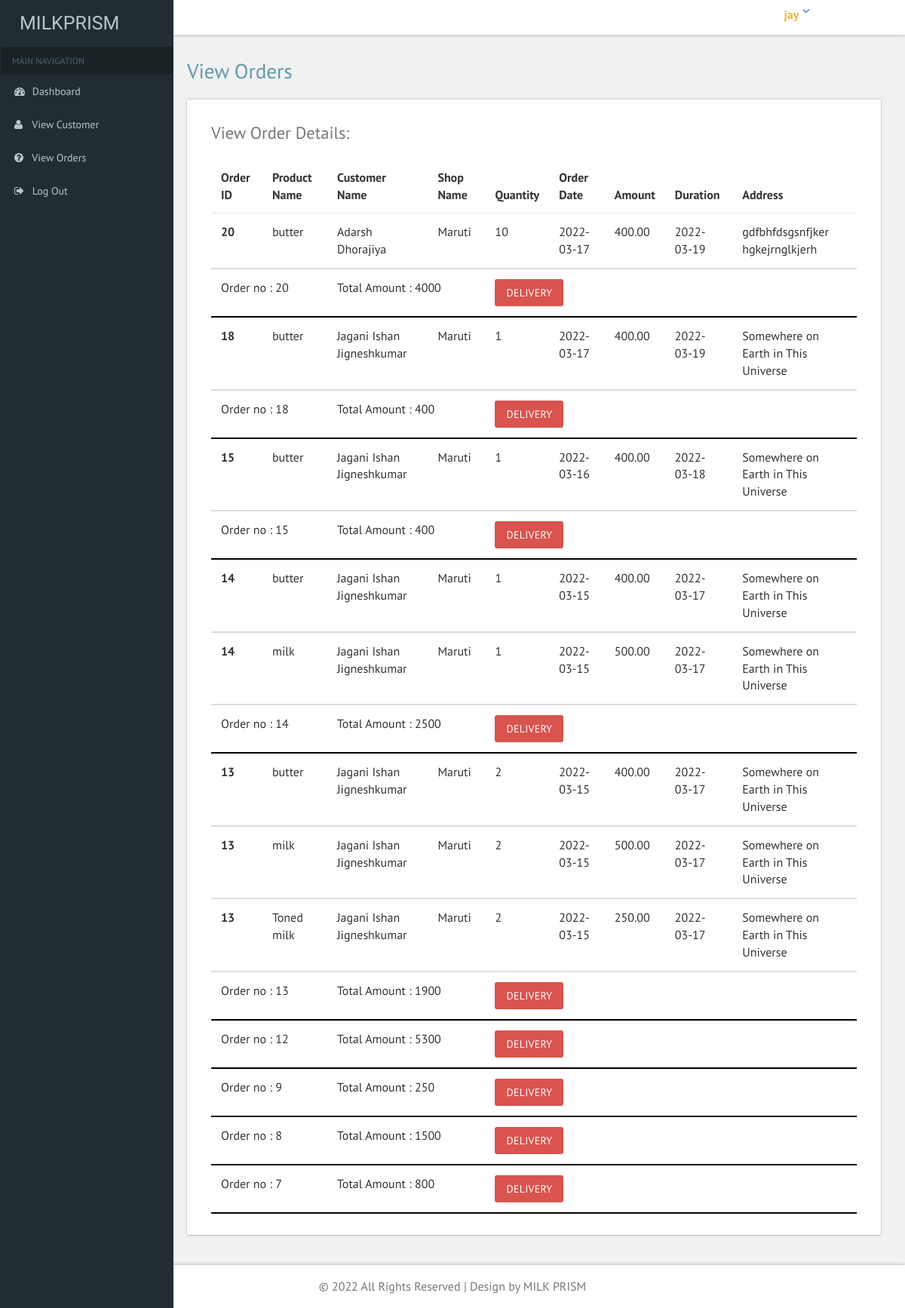
Screenshot of /deliveryman/view_order.php (signed in) with the database file from the repository.
### tables this page shows
CREATE TABLE `deliveryman` (
  `deliveryman_id` int(11) NOT NULL,
  `fname` varchar(30) NOT NULL,
  `lname` varchar(30) NOT NULL,
  `email` varchar(50) NOT NULL,
  `contact` bigint(10) NOT NULL,
  `address` text NOT NULL,
  `pincode` int(11) NOT NULL,
  `password` varchar(50) NOT NULL,
  `reg_date` date NOT NULL,
  `shop_id` int(11) NOT NULL
);

CREATE TABLE `order_items` (
  `product_id` int(11) NOT NULL,
  `order_id` int(11) NOT NULL,
  `price` decimal(10,2) NOT NULL,
  `quantity` int(11) NOT NULL
);

CREATE TABLE `orders` (
  `order_id` int(11) NOT NULL,
  `product_id` int(11) NOT NULL,
  `customer_id` int(11) NOT NULL,
  `shop_id` int(11) NOT NULL,
  `quantity` int(11) NOT NULL,
  `order_date` date NOT NULL,
  `amount` int(11) NOT NULL,
  `duration` date NOT NULL,
  `isDelivered` tinyint(4) NOT NULL
);

CREATE TABLE `product` (
  `product_id` int(11) NOT NULL,
  `product_name` varchar(50) NOT NULL,
  `description` text NOT NULL,
  `price` decimal(10,2) NOT NULL,
  `image` varchar(50) NOT NULL,
  `shop_id` int(11) NOT NULL
);

CREATE TABLE `customer` (
  `customer_id` int(11) NOT NULL,
  `name` varchar(100) NOT NULL,
  `email` varchar(50) NOT NULL,
  `contact` bigint(10) NOT NULL,
  `address` varchar(200) NOT NULL,
  `pincode` int(11) NOT NULL,
  `city_id` int(11) NOT NULL,
  `area_id` int(11) NOT NULL,
  `password` varchar(20) NOT NULL
);

CREATE TABLE `shop` (
  `shop_id` int(11) NOT NULL,
  `shop_name` varchar(50) NOT NULL,
  `shop_email` varchar(50) NOT NULL,
  `shop_contact` bigint(10) NOT NULL,
  `shop_address` text NOT NULL,
  `city_id` int(11) NOT NULL,
  `area_id` int(11) NOT NULL,
  `pincode` int(11) NOT NULL,
  `shopkeeper_name` varchar(100) NOT NULL,
  `shopkeeper_contact` bigint(10) NOT NULL,
  `shop_image` varchar(50) NOT NULL,
  `status` int(11) NOT NULL,
  `registration_date` date NOT NULL,
  `password` varchar(50) NOT NULL
);

### deliveryman/view_order.php (the view, shortened to what this page needs)
<?php
include "common/connection.php";
$id = $_SESSION["deliveryman_id"];
$deliveryman = $con->query("select * from deliveryman where deliveryman_id='$id'");
$shop = $deliveryman->fetch_object();
$shop_id = $shop->shop_id;
$category = $con->query("select * from orders where shop_id='$shop_id' and isDelivered='0' order by order_id desc ");
?>
<!DOCTYPE HTML>
<html>
<head>
	<link href="css/bootstrap.css" rel='stylesheet' type='text/css' />
	<link href="css/style.css" rel='stylesheet' type='text/css' />
	<link href="css/font-awesome.css" rel="stylesheet">
	<link href='css/SidebarNav.min.css' media='all' rel='stylesheet' type='text/css' />
	<link href="css/custom.css" rel="stylesheet">
</head>
<body class="cbp-spmenu-push">
	<div class="main-content">
		<div class="cbp-spmenu cbp-spmenu-vertical cbp-spmenu-left" id="cbp-spmenu-s1">
			<aside class="sidebar-left">
				<?php include "common/sidebar.php"; ?>
			</aside>
		</div>
		<?php include "common/header.php"; ?>
		<div id="page-wrapper">
			<div class="main-page">
				<div class="tables">
					<h2 class="title1">View Orders</h2>
					<div class="panel-body widget-shadow">
						<h4>View Order Details:</h4>
						<table class="table">
							<thead>
								<tr>
									<th>Order ID</th>
									<th>Product Name</th>
									<th>Customer Name</th>
									<th>Shop Name</th>
									<th>Quantity</th>
									<th>Order Date</th>
									<th>Amount</th>
									<th>Duration</th>
									<th>Address</th>
								</tr>
							</thead>
							<?php
							while ($row = $category->fetch_object()) {
								$o_id = $row->order_id;
								$info = $con->query("select * from order_items where order_id='$o_id'");
								while ($odr = $info->fetch_object()) {
									$sh = $con->query("select * from shop where shop_id='$row->shop_id'");
									$shop = $sh->fetch_object();
									$pd = $con->query("select * from product where product_id='$odr->product_id'");
									$product = $pd->fetch_object();
									$cust = $con->query("select * from customer where customer_id='$row->customer_id'");
									$customer = $cust->fetch_object();
							?>
									<tbody>
										<tr>
											<th scope="row"><?php echo "$row->order_id"; ?></th>
											<td><?php echo "$product->product_name"; ?></td>
											<td><?php echo "$customer->name"; ?></td>
											<td><?php echo "$shop->shop_name"; ?></td>
											<td><?php echo "$row->quantity"; ?></td>
											<td><?php echo "$row->order_date"; ?></td>
											<td><?php echo "$odr->price"; ?></td>
											<td><?php echo "$row->duration"; ?></td>
											<td><?php echo "$customer->address"; ?></td>
										</tr>
									</tbody>
								<?php
								} ?>
									<tr style="border-bottom: 2px solid black;">
									<td colspan="2">Order no : <?php echo $row->order_id ?> </td>
									<td colspan="2">Total Amount : <?php echo $row->amount ?></td>
									<?php if (!$row->isDelivered) { ?>
												<td colspan="5"><a class="btn btn-danger" href="order_detail.php?o_id=<?php echo $row->order_id ?>">Delivery</a></td>
											<?php } else { ?>
												<td style="color:#3c7651;">Delivered</td>
											<?php } ?>
									</tr>
							<?php
							}
							?>
						</table>
					</div>
				</div>
			</div>
		</div>
		<?php include "common/footer.php"; ?>
	</div>
</body>
</html>

### deliveryman/common/header.php (shortened to what this page needs)
<?php
include "connection.php";
$id = $_SESSION["deliveryman_id"];
$admin = $con->query("select * from deliveryman where deliveryman_id='$id'");
$row = $admin->fetch_object();
?>
<div class="sticky-header header-section ">
			<div class="header-right">
				<div class="profile_details">
					<ul>
						<li class="dropdown profile_details_drop">
							<a href="#" class="dropdown-toggle" data-toggle="dropdown" aria-expanded="false">
								<div class="profile_img">
									<div class="user-name">
										<p><?php echo "$row->fname";?></p>
									</div>
									<i class="fa fa-angle-down"></i>
								</div>
							</a>
						</li>
					</ul>
				</div>
				<div class="clearfix"> </div>
			</div>
			<div class="clearfix"> </div>
		</div>

### deliveryman/css/custom.css (style rules this page uses)
#page-wrapper { padding:5em 2em 2.5em; background-color: #F1F1F1; }

### rows the page displays
deliveryman: fname "jay"
orders: order_id "20", amount "4000"
order_items: order.order_id "20", product.product_name "butter", customer.name "Adarsh Dhorajiya", shop.shop_name "Maruti", order.quantity "10", order.order_date "2022-03-17", price "400.00", order.duration "2022-03-19", customer.address "gdfbhfdsgsnfjker hgkejrnglkjerh"
orders: order_id "18", amount "400"
order_items: order.order_id "18", product.product_name "butter", customer.name "Jagani Ishan Jigneshkumar", shop.shop_name "Maruti", order.quantity "1", order.order_date "2022-03-17", price "400.00", order.duration "2022-03-19", customer.address "Somewhere on Earth in This Universe"
orders: order_id "15", amount "400"
order_items: order.order_id "15", product.product_name "butter", customer.name "Jagani Ishan Jigneshkumar", shop.shop_name "Maruti", order.quantity "1", order.order_date "2022-03-16", price "400.00", order.duration "2022-03-18", customer.address "Somewhere on Earth in This Universe"
orders: order_id "14", amount "2500"
order_items: order.order_id "14", product.product_name "butter", customer.name "Jagani Ishan Jigneshkumar", shop.shop_name "Maruti", order.quantity "1", order.order_date "2022-03-15", price "400.00", order.duration "2022-03-17", customer.address "Somewhere on Earth in This Universe"
order_items: order.order_id "14", product.product_name "milk", customer.name "Jagani Ishan Jigneshkumar", shop.shop_name "Maruti", order.quantity "1", order.order_date "2022-03-15", price "500.00", order.duration "2022-03-17", customer.address "Somewhere on Earth in This Universe"
orders: order_id "13", amount "1900"
order_items: order.order_id "13", product.product_name "butter", customer.name "Jagani Ishan Jigneshkumar", shop.shop_name "Maruti", order.quantity "2", order.order_date "2022-03-15", price "400.00", order.duration "2022-03-17", customer.address "Somewhere on Earth in This Universe"
order_items: order.order_id "13", product.product_name "milk", customer.name "Jagani Ishan Jigneshkumar", shop.shop_name "Maruti", order.quantity "2", order.order_date "2022-03-15", price "500.00", order.duration "2022-03-17", customer.address "Somewhere on Earth in This Universe"
order_items: order.order_id "13", product.product_name "Toned milk", customer.name "Jagani Ishan Jigneshkumar", shop.shop_name "Maruti", order.quantity "2", order.order_date "2022-03-15", price "250.00", order.duration "2022-03-17", customer.address "Somewhere on Earth in This Universe"
orders: order_id "12", amount "5300"
orders: order_id "9", amount "250"
orders: order_id "8", amount "1500"
orders: order_id "7", amount "800"
